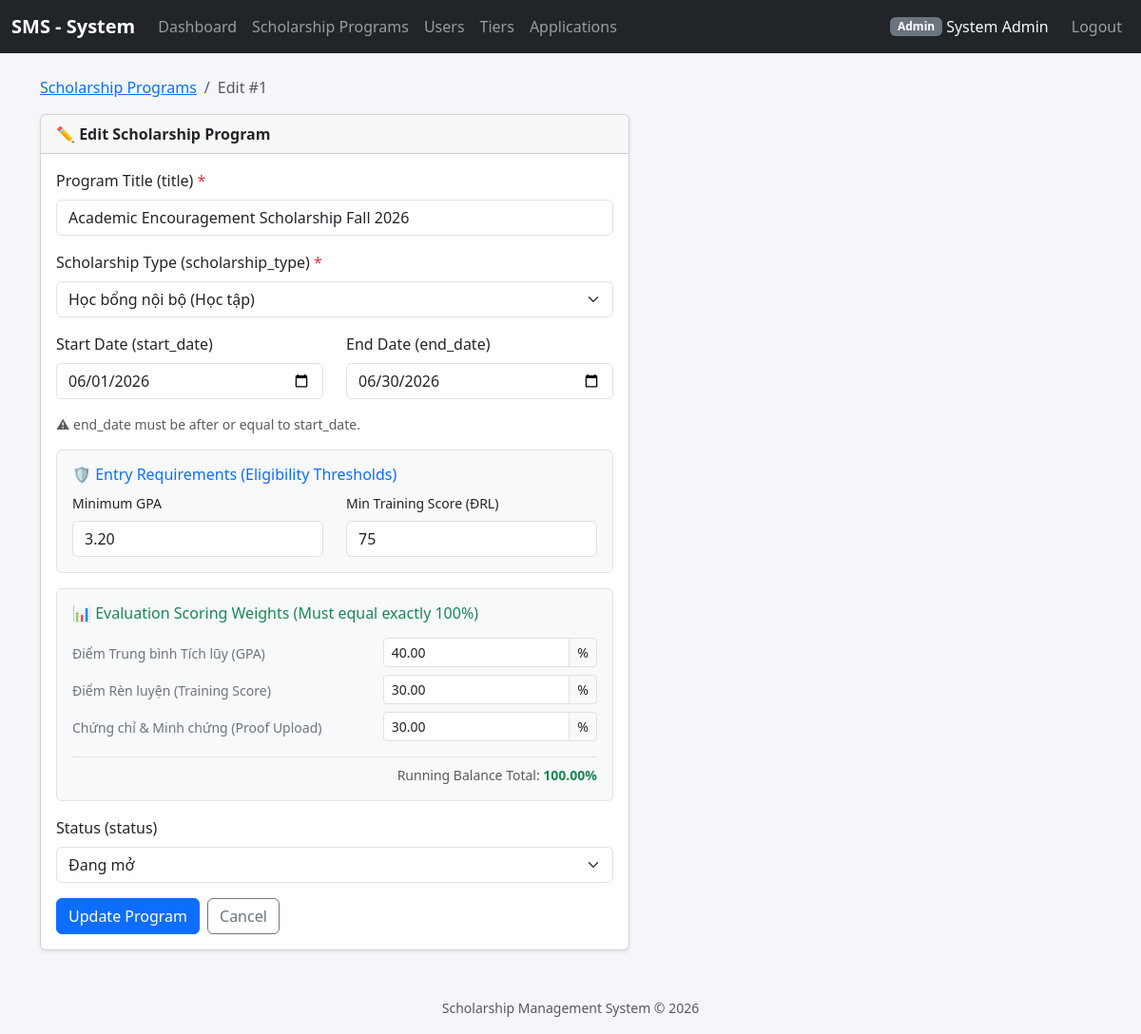
Page /index.php?controller=scholarship_programs&action=edit&id=1 (signed in) on the committed database.
### tables this page shows
CREATE TABLE `scholarship_programs` (
  `id` int(11) NOT NULL,
  `title` varchar(255) NOT NULL,
  `scholarship_type` enum('internal_academic','corporate_sponsor','social_support') NOT NULL,
  `start_date` date DEFAULT NULL,
  `end_date` date DEFAULT NULL,
  `status` enum('active','closed','draft') DEFAULT 'draft',
  `min_gpa` decimal(3,2) DEFAULT 0.00,
  `min_training_score` int(11) DEFAULT 0
);

### controllers/ScholarshipProgramController.php (called while the page is built, shortened)
<?php
require_once __DIR__ . '/../models/ScholarshipProgram.php';
require_once __DIR__ . '/../helpers/functions.php';
class ScholarshipProgramController
{
    private ScholarshipProgram $model;
    public function __construct()
    {
        $this->model = new ScholarshipProgram();
    }
    public function edit(): void
    {
        $id = (int)($_GET['id'] ?? 0);
        $program = $this->model->getById($id);
        $this->render('scholarship_programs/edit', [
            'program'  => $program,
            'errors'   => [],
            'types'    => ScholarshipProgram::TYPES,
            'statuses' => ScholarshipProgram::STATUSES,
        ]);
    }
    private function render(string $view, array $data = []): void
    {
        extract($data);
        require __DIR__ . '/../views/' . $view . '.php';
    }
}

### helpers/functions.php (called while the page is built, shortened)
<?php
function e(?string $value): string
{
    return htmlspecialchars($value ?? '', ENT_QUOTES, 'UTF-8');
}
function url(string $controller, string $action = 'index', array $params = []): string
{
    $query = array_merge(['controller' => $controller, 'action' => $action], $params);
    return 'index.php?' . http_build_query($query);
}

### config/database.php (called while the page is built)
<?php
class Database
{
    private static ?PDO $instance = null;
    public static function getConnection(): PDO
    {
        if (self::$instance === null) {
            $host    = 'localhost';
            $dbname  = 'scholarship_system';
            $user    = 'root';
            $pass    = '';
            $charset = 'utf8mb4';
            $dsn = "mysql:host={$host};dbname={$dbname};charset={$charset}";
            $options = [
                PDO::ATTR_ERRMODE            => PDO::ERRMODE_EXCEPTION,
                PDO::ATTR_DEFAULT_FETCH_MODE => PDO::FETCH_ASSOC,
                PDO::ATTR_EMULATE_PREPARES   => false,
            ];
            try {
                self::$instance = new PDO($dsn, $user, $pass, $options);
            } catch (PDOException $e) {
                die('Kết nối CSDL thất bại: ' . $e->getMessage());
            }
        }
        return self::$instance;
    }
}

### models/ScholarshipProgram.php (called while the page is built, shortened)
<?php
require_once __DIR__ . '/../config/database.php';
class ScholarshipProgram
{
    private PDO $db;
    public function __construct()
    {
        $this->db = Database::getConnection();
    }
    public function getById(int $id): array|false
    {
        $stmt = $this->db->prepare("SELECT * FROM scholarship_programs WHERE id = :id");
        $stmt->execute(['id' => $id]);
        return $stmt->fetch();
    }
}

### views/scholarship_programs/edit.php (the view, shortened to what this page needs)
<?php
require_once __DIR__ . '/../partials/header.php';
$db = Database::getConnection();
$stmt = $db->prepare("SELECT criteria_name, weight FROM scoring_criteria WHERE program_id = ?");
$stmt->execute([$program['id']]);
$existingCriteria = $stmt->fetchAll(PDO::FETCH_KEY_PAIR);
$weightGpa      = isset($existingCriteria['Điểm Trung bình Tích lũy (GPA)']) ? (float)$existingCriteria['Điểm Trung bình Tích lũy (GPA)'] : 40.00;
$weightTraining = isset($existingCriteria['Điểm Rèn luyện']) ? (float)$existingCriteria['Điểm Rèn luyện'] : 30.00;
$weightProof    = isset($existingCriteria['Thành tích Ngoại khóa / Minh chứng (Upload)']) ? (float)$existingCriteria['Thành tích Ngoại khóa / Minh chứng (Upload)'] : 30.00;
?>
<nav aria-label="breadcrumb" class="mb-3">
    <ol class="breadcrumb">
        <li class="breadcrumb-item"><a href="<?= e(url('scholarship_programs', 'index')) ?>">Scholarship Programs</a></li>
        <li class="breadcrumb-item active">Edit #<?= e($program['id']) ?></li>
    </ol>
</nav>
<div class="card shadow-sm" style="max-width:620px;">
    <div class="card-header"><strong>✏️ Edit Scholarship Program</strong></div>
    <div class="card-body">
        <form method="POST" action="<?= e(url('scholarship_programs', 'update', ['id' => $program['id']])) ?>">
            <div class="mb-3">
                <label class="form-label">Program Title (title) <span class="text-danger">*</span></label>
                <input type="text" name="title" class="form-control" value="<?= e($program['title']) ?>" required>
            </div>
            <div class="mb-3">
                <label class="form-label">Scholarship Type (scholarship_type) <span class="text-danger">*</span></label>
                <select name="scholarship_type" class="form-select" required>
                    <?php foreach ($types as $val => $label): ?>
                        <option value="<?= e($val) ?>" <?= $program['scholarship_type'] === $val ? 'selected' : '' ?>>
                            <?= e($label) ?>
                        </option>
                    <?php endforeach; ?>
                </select>
            </div>
            <div class="row">
                <div class="col mb-3">
                    <label class="form-label">Start Date (start_date)</label>
                    <input type="date" name="start_date" class="form-control" value="<?= e($program['start_date']) ?>">
                </div>
                <div class="col mb-3">
                    <label class="form-label">End Date (end_date)</label>
                    <input type="date" name="end_date" class="form-control" value="<?= e($program['end_date']) ?>">
                </div>
            </div>
            <p class="text-muted small mt-n2 mb-3">⚠ end_date must be after or equal to start_date.</p>
            <div class="bg-light p-3 rounded mb-3 border">
                <h6 class="text-primary mb-2">🛡️ Entry Requirements (Eligibility Thresholds)</h6>
                <div class="row">
                    <div class="col">
                        <label class="form-label small font-weight-bold">Minimum GPA</label>
                        <input type="number" name="min_gpa" class="form-control"
                               step="0.01" min="0.00" max="4.00"
                               value="<?= e(number_format($program['min_gpa'] ?? 0.00, 2)) ?>">
                    </div>
                    <div class="col">
                        <label class="form-label small font-weight-bold">Min Training Score (ĐRL)</label>
                        <input type="number" name="min_training_score" class="form-control"
                               step="1" min="0" max="100"
                               value="<?= e($program['min_training_score'] ?? 0) ?>">
                    </div>
                </div>
            </div>
            <div class="bg-light p-3 rounded mb-3 border">
                <h6 class="text-success mb-3">📊 Evaluation Scoring Weights (Must equal exactly 100%)</h6>
                <div class="row g-2 mb-2 align-items-center">
                    <div class="col-7">
                        <label class="form-label mb-0 small text-secondary font-weight-bold">Điểm Trung bình Tích lũy (GPA)</label>
                    </div>
                    <div class="col-5">
                        <div class="input-group input-group-sm">
                            <input type="number" name="weight_gpa" id="weight_gpa" class="form-control weight-input"
                                   value="<?= e(number_format($weightGpa, 2)) ?>" step="0.01" min="0" max="100" required oninput="calculateEditTotal()">
                            <span class="input-group-text">%</span>
                        </div>
                    </div>
                </div>
                <div class="row g-2 mb-2 align-items-center">
                    <div class="col-7">
                        <label class="form-label mb-0 small text-secondary font-weight-bold">Điểm Rèn luyện (Training Score)</label>
                    </div>
                    <div class="col-5">
                        <div class="input-group input-group-sm">
                            <input type="number" name="weight_training" id="weight_training" class="form-control weight-input"
                                   value="<?= e(number_format($weightTraining, 2)) ?>" step="0.01" min="0" max="100" required oninput="calculateEditTotal()">
                            <span class="input-group-text">%</span>
                        </div>
                    </div>
                </div>
                <div class="row g-2 mb-2 align-items-center">
                    <div class="col-7">
                        <label class="form-label mb-0 small text-secondary font-weight-bold">Chứng chỉ & Minh chứng (Proof Upload)</label>
                    </div>
                    <div class="col-5">
                        <div class="input-group input-group-sm">
                            <input type="number" name="weight_proof" id="weight_proof" class="form-control weight-input"
                                   value="<?= e(number_format($weightProof, 2)) ?>" step="0.01" min="0" max="100" required oninput="calculateEditTotal()">
                            <span class="input-group-text">%</span>
                        </div>
                    </div>
                </div>
                <div class="mt-3 pt-2 border-top text-end small">
                    <span class="text-muted">Running Balance Total:</span>
                    <strong id="edit-weight-total" class="text-success">100.00%</strong>
                </div>
            </div>
            <div class="mb-3">
                <label class="form-label">Status (status)</label>
                <select name="status" class="form-select">
                    <?php foreach ($statuses as $val => $label): ?>
                        <option value="<?= e($val) ?>" <?= $program['status'] === $val ? 'selected' : '' ?>>
                            <?= e($label) ?>
                        </option>
                    <?php endforeach; ?>
                </select>
            </div>
            <div class="d-flex gap-2">
                <button type="submit" class="btn btn-primary">Update Program</button>
                <a href="<?= e(url('scholarship_programs', 'index')) ?>" class="btn btn-outline-secondary">Cancel</a>
            </div>
        </form>
    </div>
</div>
<?php require_once __DIR__ . '/../partials/footer.php'; ?>

### views/partials/header.php (style rules this page uses)
body { background-color: #f4f6f9; }

### rows in the picture
scholarship_programs: id "1", title "Academic Encouragement Scholarship Fall 2026", scholarship_type "Học bổng nội bộ (Học tập)", start_date "06/01/2026", end_date "06/30/2026", min_gpa "3.20", min_training_score "75", status "Đang mở"

### other values in the picture
$u['role'] "Admin"
$u['full_name'] "System Admin"
